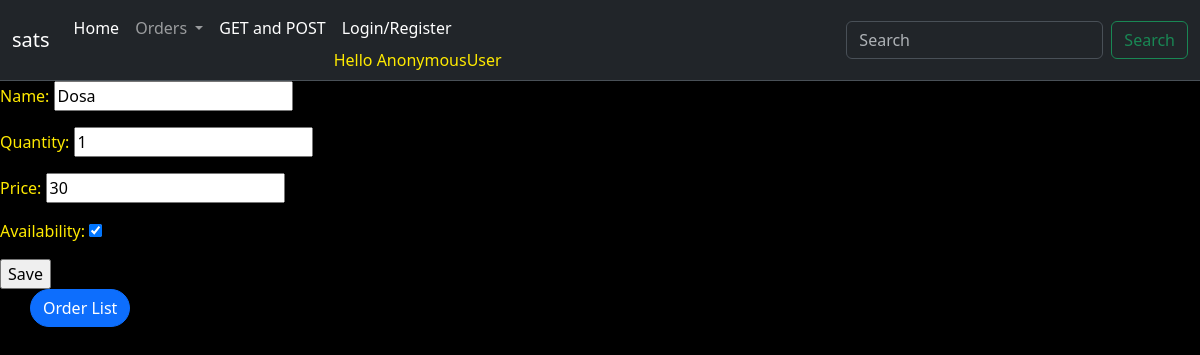
The app's page /1/Orderupdate with its own data.
### bro_app/models.py (models this page shows)
class Order(models.Model):
    name = models.CharField(max_length=100)
    quantity = models.IntegerField()
    price = models.IntegerField()
    availability=models.BooleanField()

### bro_app/views.py (the view)
# urls.py: path('<pk>/Orderupdate',OrderUpdate.as_view(),name = 'Orderupdate'),
class OrderUpdate(UpdateView):
	model =Order
	fields = "__all__"
	template_name = 'CBV/Orderupdate.html'
	success_url ="/"

### templates/CBV/Orderupdate.html (shortened to what this page needs)
{% include 'base.html' %}
{% block content %}
        <form method="post">
            {{ form.as_p }}
            <input type="submit" value="Save">
        </form>
        <a href="{% url 'bro_app:Orderlist'%}" class="btn btn-primary" style="border-radius: 20px; margin-left: 30px;">
            Order List
    </a>
{% endblock %}

### templates/base.html (style rules this page uses)
body { background-color: rgb(0, 0, 0); color: rgba(255, 234, 0, 0.999); }

### records on screen
Order: name "Dosa", quantity "1", price "30", availability "☑"

### other values on screen
{{ user }} "AnonymousUser"
